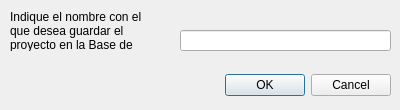
<?xml version="1.0" encoding="UTF-8"?>
<ui version="4.0">
 <class>saveProjectDlg</class>
 <widget class="QDialog" name="saveProjectDlg">
  <property name="geometry">
   <rect>
    <x>0</x>
    <y>0</y>
    <width>400</width>
    <height>110</height>
   </rect>
  </property>
  <property name="minimumSize">
   <size>
    <width>400</width>
    <height>110</height>
   </size>
  </property>
  <property name="maximumSize">
   <size>
    <width>400</width>
    <height>110</height>
   </size>
  </property>
  <property name="windowTitle">
   <string>Primer Pluging</string>
  </property>
  <property name="modal">
   <bool>true</bool>
  </property>
  <widget class="QDialogButtonBox" name="buttonBox">
   <property name="geometry">
    <rect>
     <x>10</x>
     <y>70</y>
     <width>381</width>
     <height>31</height>
    </rect>
   </property>
   <property name="orientation">
    <enum>Qt::Horizontal</enum>
   </property>
   <property name="standardButtons">
    <set>QDialogButtonBox::Cancel|QDialogButtonBox::Ok</set>
   </property>
  </widget>
  <widget class="QLabel" name="label">
   <property name="geometry">
    <rect>
     <x>10</x>
     <y>10</y>
     <width>141</width>
     <height>41</height>
    </rect>
   </property>
   <property name="layoutDirection">
    <enum>Qt::LeftToRight</enum>
   </property>
   <property name="autoFillBackground">
    <bool>false</bool>
   </property>
   <property name="text">
    <string>Indique el nombre con el que desea guardar el proyecto en la Base de Datos:</string>
   </property>
   <property name="textFormat">
    <enum>Qt::AutoText</enum>
   </property>
   <property name="scaledContents">
    <bool>false</bool>
   </property>
   <property name="wordWrap">
    <bool>true</bool>
   </property>
  </widget>
  <widget class="QLineEdit" name="campoNombreProyecto">
   <property name="geometry">
    <rect>
     <x>180</x>
     <y>30</y>
     <width>211</width>
     <height>21</height>
    </rect>
   </property>
  </widget>
 </widget>
 <resources/>
 <connections>
  <connection>
   <sender>buttonBox</sender>
   <signal>accepted()</signal>
   <receiver>saveProjectDlg</receiver>
   <slot>accept()</slot>
   <hints>
    <hint type="sourcelabel">
     <x>248</x>
     <y>100</y>
    </hint>
    <hint type="destinationlabel">
     <x>157</x>
     <y>109</y>
    </hint>
   </hints>
  </connection>
  <connection>
   <sender>buttonBox</sender>
   <signal>rejected()</signal>
   <receiver>saveProjectDlg</receiver>
   <slot>reject()</slot>
   <hints>
    <hint type="sourcelabel">
     <x>316</x>
     <y>100</y>
    </hint>
    <hint type="destinationlabel">
     <x>286</x>
     <y>109</y>
    </hint>
   </hints>
  </connection>
  <connection>
   <sender>campoNombreProyecto</sender>
   <signal>returnPressed()</signal>
   <receiver>saveProjectDlg</receiver>
   <slot>accept()</slot>
   <hints>
    <hint type="sourcelabel">
     <x>285</x>
     <y>40</y>
    </hint>
    <hint type="destinationlabel">
     <x>199</x>
     <y>54</y>
    </hint>
   </hints>
  </connection>
 </connections>
</ui>
